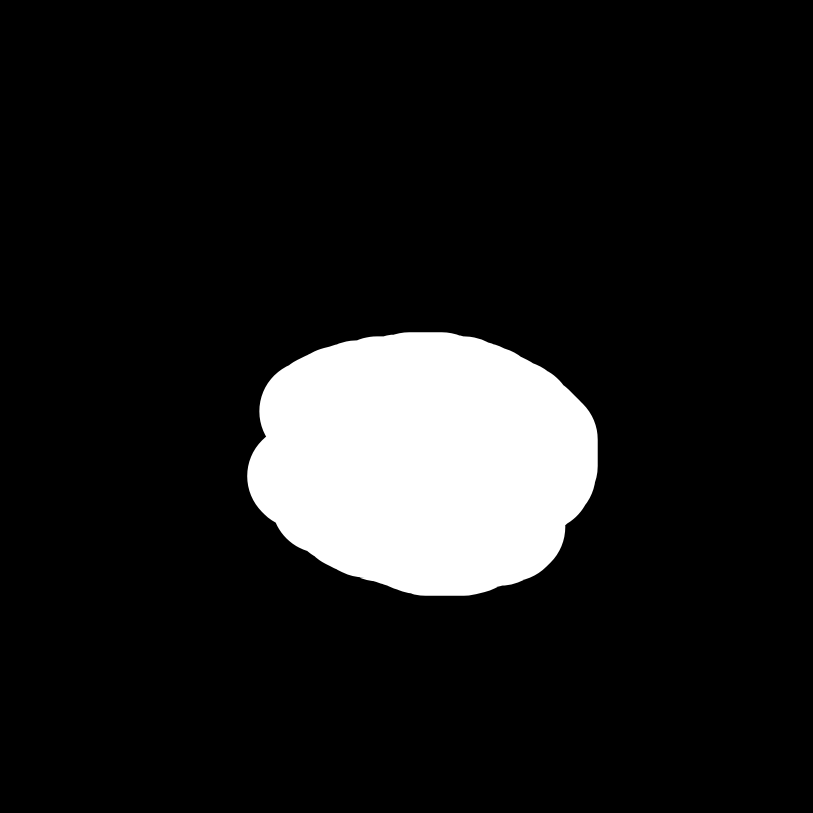
#> input picture mask_75_100_r4/PAT_279_430_356_mask.png, 1625 x 1625 px, given in place of PAT_386_785_536.png, which was not available (shown at 1/2 size)
$ jupyter execute lesion_cropper.ipynb
#> lines starting #> are read from the running program, lines starting #| are printed output that depends on the picture; pictures that were not available may be replaced by others from this repository, and a replacement may not be noted
[cell 1]
import skimage.io as io
import numpy as np
from skimage.transform import resize
import matplotlib.pyplot as plt

img=io.imread("C:/Users/mihae/Documents/GitHub/mdasm-2024/pictures/PAT_386_785_536.png")
#> img is the input picture: shape (1625, 1625); min 0, max 255, mean 28
mask=io.imread("C:/Users/mihae/Documents/GitHub/mdasm-2024/groupR_masks/PAT_386_785_536_mask.png")
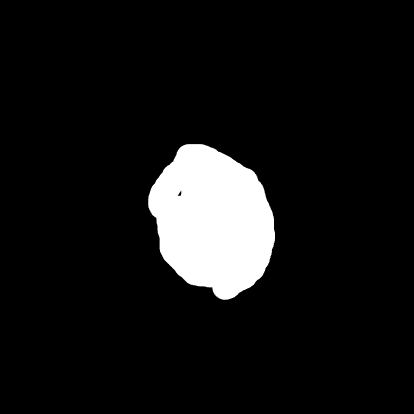
#> input picture mask_75_100_r4/PAT_386_785_536_mask.png, 414 x 414 px, found by its file name
#> mask is the input picture: shape (414, 414); min 0, max 255, mean 21
def lesion_cropper(img, mask):
    object=np.where(mask!=0)
#> object = 14328 positions, rows 144 to 299, columns 148 to 274
    min_x=min(object[0])
#> min_x = 144
    max_x=max(object[0])
#> max_x = 299
    min_y=min(object[1])
#> min_y = 148
    max_y=max(object[1])
#> max_y = 274
    cropped=img[min_x-5:max_x+5, min_y-5:max_y+5]
#> cropped: shape (165, 136); every value is 0
    cropped_mask=mask[min_x-5:max_x+5, min_y-5:max_y+5]
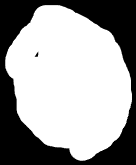
#> cropped_mask: shape (165, 136); min 0, max 255, mean 160.6
    size=max(max_x-min_x, max_y-min_y)
#> size = 155
    multiplier=500/size
#> multiplier = 3.23
    new_img=resize(cropped, (cropped.shape[0] * multiplier, cropped.shape[1] * multiplier), anti_aliasing=False)
#> new_img: shape (532, 439) float64; every value is 0
    new_mask=resize(cropped_mask, (cropped_mask.shape[0] * multiplier, cropped_mask.shape[1] * multiplier), anti_aliasing=False)
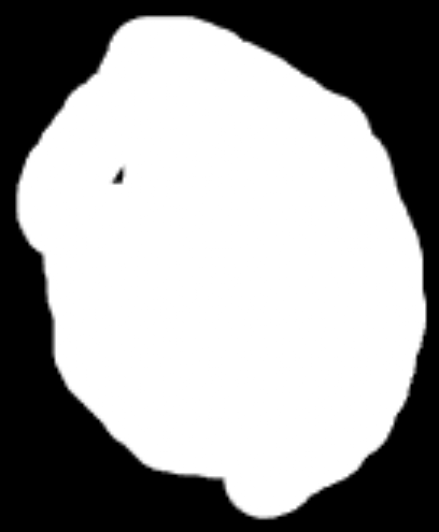
#> new_mask: shape (532, 439) float64; min 0, max 1, mean 0.63
    plt.imshow(new_img)
    plt.imshow(new_mask)

lesion_cropper(img, mask)
#plt.imshow(mask)
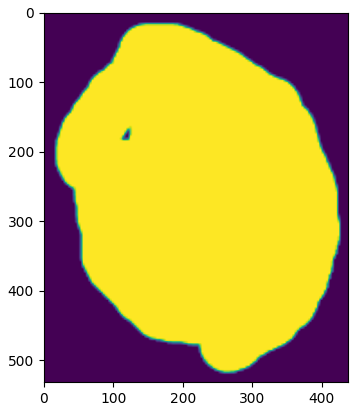
#> figure drawn by matplotlib, 1 panel
